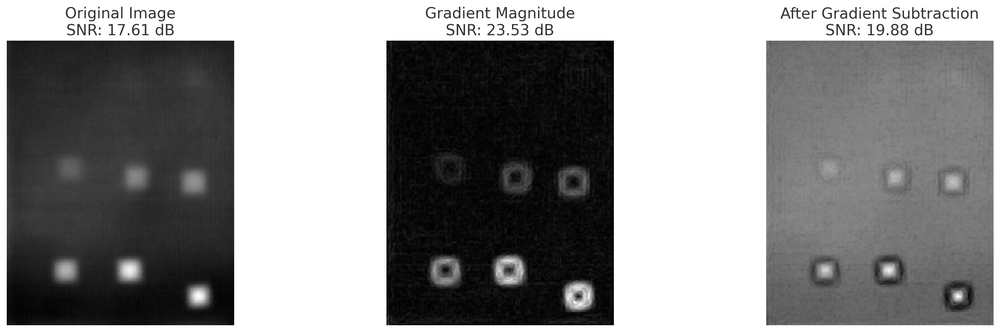
#> input picture output (2).png, 1000 x 332 px, shrunk from 2955 x 980 before the run, given as the content of the folder /content/drive/My Drive/Colab Notebooks/thermal img dataset, which was not available
$ jupyter execute --allow-errors YOLOv5_Final_Dissertation.ipynb   (shell and % lines are left out)   (older library calls are emulated)
#> lines starting #> are read from the running program, lines starting #| are printed output that depends on the picture; pictures that were not available may be replaced by others from this repository, and a replacement may not be noted
[cell 1]
# Import necessary libraries
from google.colab import drive
import scipy.io
import numpy as np
import os
from PIL import Image
import matplotlib.pyplot as plt

# Mount Google Drive
drive.mount('/content/drive')

# Create the destination folder if it doesn't exist
output_dir = '/content/drive/My Drive/Colab Notebooks/thermal img dataset'
if not os.path.exists(output_dir):
    os.makedirs(output_dir)

# Path to your .mat files
mat_files_dir = '/content/drive/My Drive/Colab Notebooks/thermal cfrp data'

# [27 lines left out: function save_3d_array_as_images, not called in this run]

# Process each .mat file
mat_files = ['P1X1_train_norm.mat', 'P1X2_train_norm.mat',
             'P2X1_train_norm.mat', 'P2X2_train_norm.mat']

for filename in mat_files:
    mat_path = os.path.join(mat_files_dir, filename)
    if os.path.exists(mat_path):
        print(f'\nProcessing {filename}...')
        # Load the .mat file
        mat_data = scipy.io.loadmat(mat_path)

        # Print the keys in the .mat file
        print(f'Keys in {filename}:', mat_data.keys())

        # Find the main data array (excluding metadata keys that start with '__')
        data_keys = [key for key in mat_data.keys() if not key.startswith('__')]

        if data_keys:
            for key in data_keys:
                data_array = mat_data[key]
                print(f'Shape of array in {key}:', data_array.shape)

                # Save images
                prefix = filename.split('.')[0]
                save_3d_array_as_images(data_array, output_dir, prefix)
        else:
            print(f'No data arrays found in {filename}')
    else:
        print(f'File not found: {filename}')
#> further down, img is the input picture: shape (332, 1000); min 0, max 255, mean 139.3

print('\nImage extraction complete')

# Print total number of saved images
total_images = len([name for name in os.listdir(output_dir) if name.endswith('.png')])
print(f'\nTotal images saved: {total_images}')

[cell 2]
import numpy as np
import cv2
from google.colab import drive
import os
from PIL import Image

# Mount Google Drive
drive.mount('/content/drive', force_remount=True)

# Define input and output directories
input_dir = '/content/drive/My Drive/Colab Notebooks/thermal img dataset'
output_dir = '/content/drive/My Drive/Colab Notebooks/thermal img dataset gradientSubtraction'

# Create output directory if it doesn't exist
if not os.path.exists(output_dir):
    os.makedirs(output_dir)

def apply_gradient_subtraction(image):
    # Convert to float32 for calculations
    img_float = image.astype(np.float32)

    # Calculate gradients using Sobel operators
    grad_x = cv2.Sobel(img_float, cv2.CV_32F, 1, 0, ksize=3)
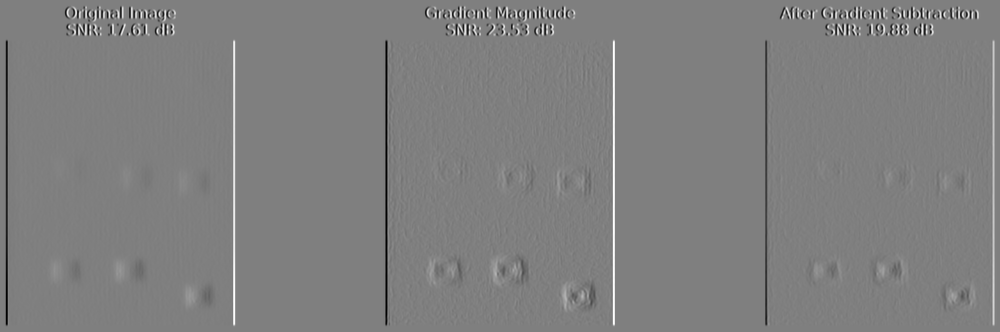
#> grad_x: shape (332, 1000) float32; min -1020, max 1020, mean 0; drawn with min black and max white
    grad_y = cv2.Sobel(img_float, cv2.CV_32F, 0, 1, ksize=3)
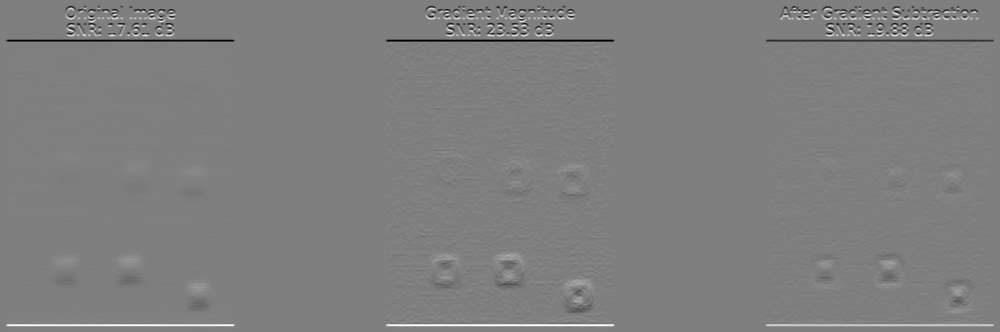
#> grad_y: shape (332, 1000) float32; min -1020, max 1020, mean 0; drawn with min black and max white

    # Calculate gradient magnitude
    gradient = np.sqrt(grad_x**2 + grad_y**2)
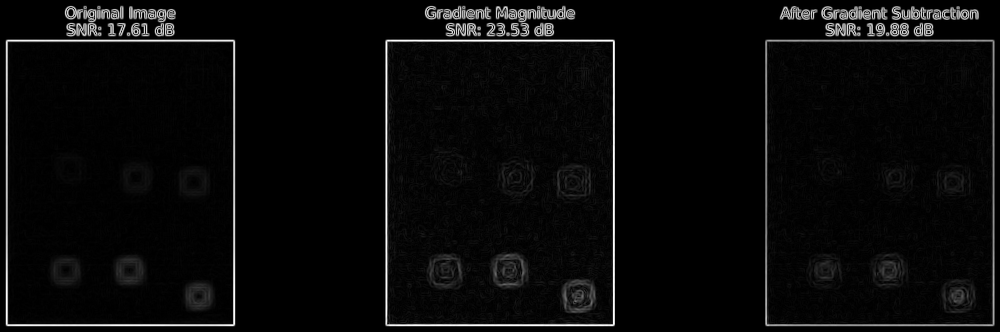
#> gradient: shape (332, 1000) float32; min 0, max 1020.2, mean 40.7; drawn with min black and max white

    # Subtract gradient from original image
    result = img_float - gradient
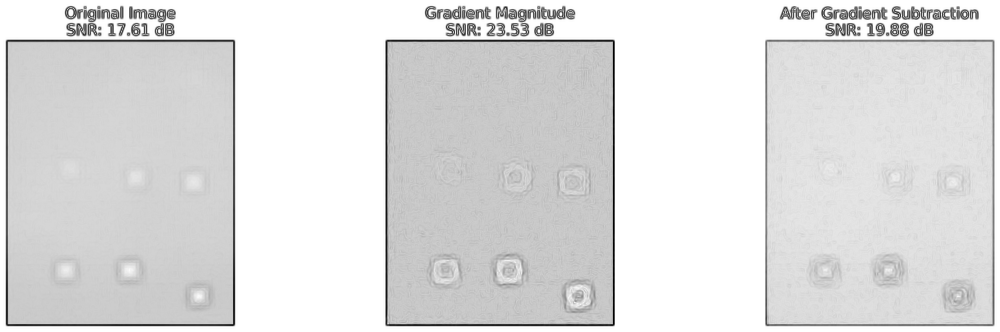
#> result: shape (332, 1000) float32; min -982.1, max 255, mean 98.6; drawn with min black and max white

    # Normalize result to 0-255 range
    result = ((result - result.min()) * (255.0 / (result.max() - result.min()))).astype(np.uint8)

    return result

# Process all images
for filename in os.listdir(input_dir):
    if filename.endswith('.png'):
        # Read image
        img_path = os.path.join(input_dir, filename)
        img = cv2.imread(img_path, cv2.IMREAD_GRAYSCALE)

        # Apply gradient subtraction
        processed_img = apply_gradient_subtraction(img)

        # Save processed image
        output_path = os.path.join(output_dir, f'grad_{filename}')
        cv2.imwrite(output_path, processed_img)

print("Gradient subtraction completed")

# Count processed images
total_processed = len([name for name in os.listdir(output_dir) if name.endswith('.png')])
print(f'Total images processed: {total_processed}')
